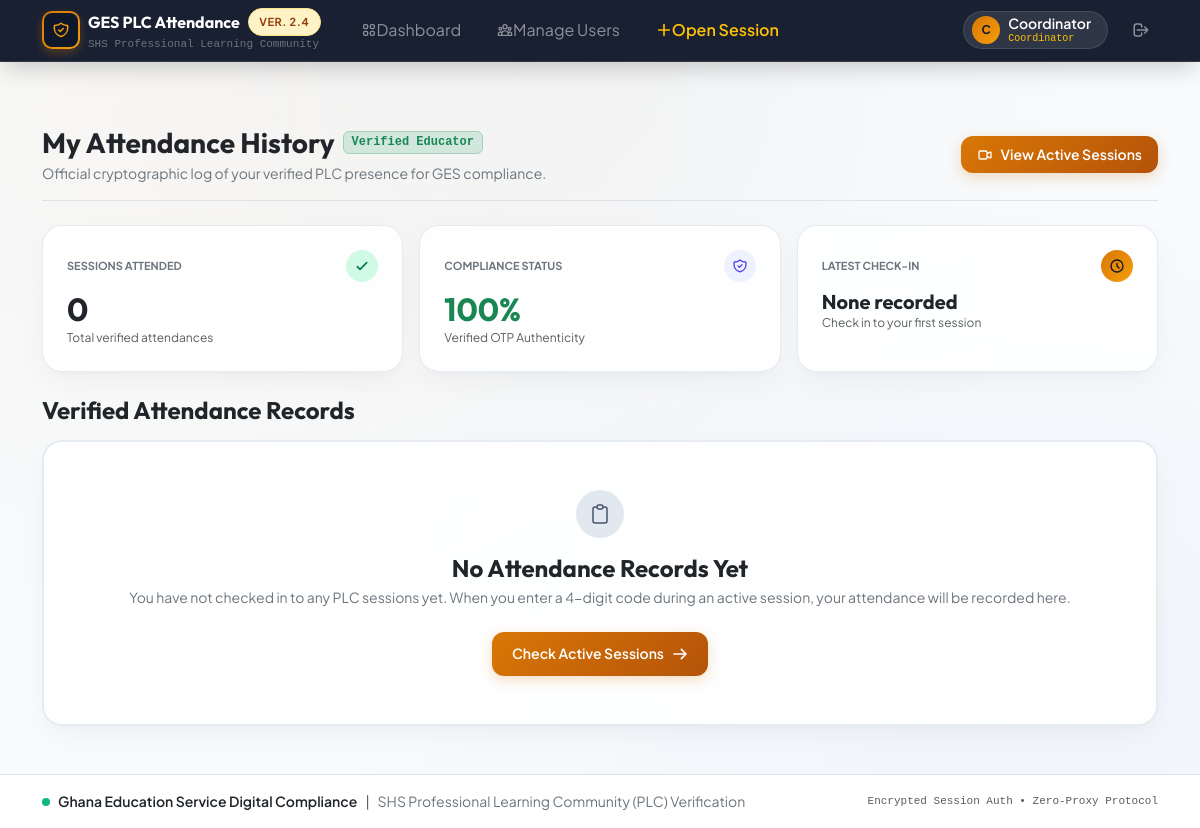
The app's page /teacher/history (signed in) with its own data.
### models.py (models this page shows, shortened)
class User(UserMixin, db.Model):
    __tablename__ = "users"
    id = db.Column(db.Integer, primary_key=True)
    name = db.Column(db.String(120), nullable=False)
    email = db.Column(db.String(160), unique=True, nullable=False, index=True)
    password_hash = db.Column(db.String(255), nullable=False)
    role = db.Column(db.String(20), nullable=False, default="teacher")  # 'admin' | 'teacher'
    department = db.Column(db.String(120), nullable=True)
    is_approved = db.Column(db.Boolean, default=False, nullable=False)
    created_at = db.Column(db.DateTime, default=datetime.utcnow)
    sessions_created = db.relationship(
        "PLCSession", backref="creator", lazy=True, cascade="all, delete-orphan"
    )
    attendance_records = db.relationship(
        "Attendance", backref="user", lazy=True, cascade="all, delete-orphan"
    )
    @property
    def is_admin(self) -> bool:
        return self.role == "admin"

### routes/teacher.py (the view)
@teacher_bp.route("/history")
@login_required
def history():
    records = (
        Attendance.query.filter_by(user_id=current_user.id)
        .order_by(Attendance.check_in_timestamp.desc())
        .all()
    )
    return render_template("teacher/history.html", records=records)

### templates/teacher/history.html (shortened to what this page needs)
{% extends "base.html" %}
{% block content %}
<div class="space-y-4">
  <div class="d-flex flex-column flex-sm-row align-items-sm-center justify-content-between gap-3 pb-3 mb-4 border-bottom border-slate-200">
    <div>
      <div class="d-flex align-items-center gap-2">
        <h1 class="font-display h3 fw-bolder text-dark mb-0">My Attendance History</h1>
        <span class="badge bg-success-subtle text-success border border-success-subtle font-monospace small">Verified Educator</span>
      </div>
      <p class="text-secondary small mb-0 mt-1">Official cryptographic log of your verified PLC presence for GES compliance.</p>
    </div>
    <a href="{{ url_for('teacher.dashboard') }}" class="btn-gold-custom py-2 px-3 small">
      <svg width="16" height="16" fill="none" viewBox="0 0 24 24" stroke="currentColor" stroke-width="2">
        <path stroke-linecap="round" stroke-linejoin="round" d="M15 10l4.553-2.276A1 1 0 0121 8.618v6.764a1 1 0 01-1.447.894L15 14M5 18h8a2 2 0 002-2V8a2 2 0 00-2-2H5a2 2 0 00-2 2v8a2 2 0 002 2z" />
      </svg>
      <span>View Active Sessions</span>
    </a>
  </div>
  <div class="row row-cols-1 row-cols-sm-3 g-3 mb-4">
    <div class="col">
      <div class="glass-panel hover-elevate p-3 p-sm-4 h-100">
        <div class="d-flex align-items-center justify-content-between mb-2">
          <span class="small fw-bold text-secondary text-uppercase" style="font-size: 0.6875rem;">Sessions Attended</span>
          <div class="avatar-circle avatar-circle-emerald" style="width: 32px; height: 32px;">
            <svg width="16" height="16" fill="none" viewBox="0 0 24 24" stroke="currentColor" stroke-width="2.5">
              <path stroke-linecap="round" stroke-linejoin="round" d="M5 13l4 4L19 7" />
            </svg>
          </div>
        </div>
        <p class="font-display h2 fw-bolder text-dark mb-0">{{ records|length }}</p>
        <p class="text-muted small mb-0" style="font-size: 0.75rem;">Total verified attendances</p>
      </div>
    </div>
    <div class="col">
      <div class="glass-panel hover-elevate p-3 p-sm-4 h-100">
        <div class="d-flex align-items-center justify-content-between mb-2">
          <span class="small fw-bold text-secondary text-uppercase" style="font-size: 0.6875rem;">Compliance Status</span>
          <div class="avatar-circle avatar-circle-slate" style="width: 32px; height: 32px; background-color: #EEF2FF; color: #4F46E5;">
          </div>
        </div>
        <p class="font-display h2 fw-bolder text-success mb-0">100%</p>
        <p class="text-muted small mb-0" style="font-size: 0.75rem;">Verified OTP Authenticity</p>
      </div>
    </div>
    <div class="col">
      <div class="glass-panel hover-elevate p-3 p-sm-4 h-100">
        <div class="d-flex align-items-center justify-content-between mb-2">
          <span class="small fw-bold text-secondary text-uppercase" style="font-size: 0.6875rem;">Latest Check-In</span>
          <div class="avatar-circle avatar-circle-gold" style="width: 32px; height: 32px;">
            <svg width="16" height="16" fill="none" viewBox="0 0 24 24" stroke="currentColor" stroke-width="2">
              <path stroke-linecap="round" stroke-linejoin="round" d="M12 8v4l3 3m6-3a9 9 0 11-18 0 9 9 0 0118 0z" />
            </svg>
          </div>
        </div>
        <p class="font-display h5 fw-bolder text-dark mb-0 text-truncate">
          {% if records %}
            {{ records[0].check_in_timestamp.strftime('%d %b %Y') }}
          {% else %}
            None recorded
          {% endif %}
        </p>
        <p class="text-muted small mb-0" style="font-size: 0.75rem;">
          {% if records %}
            {{ records[0].check_in_timestamp.strftime('%H:%M:%S') }}
          {% else %}
            Check in to your first session
          {% endif %}
        </p>
      </div>
    </div>
  </div>
  <div>
    <h4 class="font-display fw-bold text-dark mb-3">Verified Attendance Records</h4>
    {% if records %}
    <div class="glass-panel overflow-hidden shadow-sm">
      <div class="table-responsive">
        <table class="table-premium">
          <thead>
            <tr>
              <th>PLC Session Topic</th>
              <th>Department</th>
              <th>Check-In Timestamp</th>
              <th>Status</th>
              <th>Integrity Mode</th>
            </tr>
          </thead>
          <tbody>
            {% for r in records %}
            <tr>
              <td class="fw-bold text-dark">{{ r.session.title }}</td>
              <td class="text-muted small">{{ r.session.department or "All School Departments" }}</td>
              <td class="text-dark small font-monospace">
                {{ r.check_in_timestamp.strftime('%d %b %Y, %H:%M:%S') }}
              </td>
              <td>
                <span class="badge-status-open">
                  <svg width="12" height="12" fill="none" viewBox="0 0 24 24" stroke="currentColor" stroke-width="3">
                    <path stroke-linecap="round" stroke-linejoin="round" d="M5 13l4 4L19 7" />
                  </svg>
                  {{ r.status }}
                </span>
              </td>
              <td class="text-muted small font-monospace" style="font-size: 0.75rem;">
                4-Digit OTP Verified
              </td>
            </tr>
            {% endfor %}
          </tbody>
        </table>
      </div>
    </div>
    {% else %}
    <div class="glass-panel p-5 text-center border-2 border-dashed">
      <div class="avatar-circle avatar-circle-slate mx-auto mb-3" style="width: 48px; height: 48px;">
        <svg width="24" height="24" fill="none" viewBox="0 0 24 24" stroke="currentColor" stroke-width="1.5">
          <path stroke-linecap="round" stroke-linejoin="round" d="M9 5H7a2 2 0 00-2 2v12a2 2 0 002 2h10a2 2 0 002-2V7a2 2 0 00-2-2h-2M9 5a2 2 0 002 2h2a2 2 0 002-2M9 5a2 2 0 012-2h2a2 2 0 012 2" />
        </svg>
      </div>
      <h4 class="font-display fw-bold text-dark mb-1">No Attendance Records Yet</h4>
      <p class="text-secondary small max-w-sm mx-auto mb-4">You have not checked in to any PLC sessions yet. When you enter a 4-digit code during an active session, your attendance will be recorded here.</p>
      <a href="{{ url_for('teacher.dashboard') }}" class="btn-gold-custom">
        <span>Check Active Sessions</span>
        <svg width="16" height="16" fill="none" viewBox="0 0 24 24" stroke="currentColor" stroke-width="2.5">
          <path stroke-linecap="round" stroke-linejoin="round" d="M14 5l7 7m0 0l-7 7m7-7H3" />
        </svg>
      </a>
    </div>
    {% endif %}
  </div>
</div>
{% endblock %}

### templates/base.html (shortened to what this page needs)
<!DOCTYPE html>
<html lang="en" class="h-100">
<head>
  <link rel="stylesheet" href="https://cdn.jsdelivr.net/npm/bootstrap@5.3.3/dist/css/bootstrap.min.css">
  <link rel="stylesheet" href="{{ url_for('static', filename='css/main.css') }}">
</head>
<body class="d-flex flex-column h-100">
  <nav class="navbar navbar-expand-lg navbar-dark app-navbar sticky-top py-2">
    <div class="container-xl">
      <a class="navbar-brand d-flex align-items-center gap-2 py-0 me-4" href="{{ url_for('index') }}">
        <div class="brand-crest">
          <div class="brand-crest-inner">
          </div>
        </div>
        <div>
          <div class="d-flex align-items-center gap-2">
            <span class="font-display fw-bold text-white fs-6 tracking-tight">GES PLC Attendance</span>
            <span class="badge-compliance d-none d-md-inline-block">Ver. 2.4</span>
          </div>
          <p class="text-secondary small mb-0 font-monospace" style="font-size: 0.6875rem;">SHS Professional Learning Community</p>
        </div>
      </a>
      <div class="collapse navbar-collapse" id="navbarMain">
        <ul class="navbar-nav me-auto mb-2 mb-lg-0 gap-1">
          {% if current_user.is_authenticated %}
            {% if current_user.is_admin %}
              <li class="nav-item">
                <a class="nav-link text-white-50 hover-text-white d-flex align-items-center gap-1.5 px-3 py-2 rounded-2" href="{{ url_for('admin.dashboard') }}">
                  <span>Dashboard</span>
                </a>
              </li>
              <li class="nav-item">
                <a class="nav-link text-white-50 hover-text-white d-flex align-items-center gap-1.5 px-3 py-2 rounded-2" href="{{ url_for('admin.users_list') }}">
                  <span>Manage Users</span>
                </a>
              </li>
              <li class="nav-item">
                <a class="nav-link text-warning d-flex align-items-center gap-1.5 px-3 py-2 rounded-2 fw-semibold" href="{{ url_for('admin.new_session') }}">
                  <svg width="16" height="16" fill="none" viewBox="0 0 24 24" stroke="currentColor" stroke-width="2.5">
                    <path stroke-linecap="round" stroke-linejoin="round" d="M12 4v16m8-8H4" />
                  </svg>
                  <span>Open Session</span>
                </a>
              </li>
            {% endif %}
          {% endif %}
        </ul>
        <div class="d-flex align-items-center gap-2 gap-sm-3">
          {% if current_user.is_authenticated %}
            <div class="d-flex align-items-center gap-2 bg-white bg-opacity-10 border border-white border-opacity-10 px-2 py-1 rounded-pill">
              <div class="avatar-circle avatar-circle-gold" style="width: 28px; height: 28px; font-size: 0.75rem;">
                {{ current_user.name[:1]|upper }}
              </div>
              <div class="d-none d-sm-block text-start pe-2">
                <p class="mb-0 text-white small fw-semibold lh-1">{{ current_user.name.split()[0] }}</p>
                <p class="mb-0 text-warning font-monospace lh-1 mt-1" style="font-size: 0.625rem;">
                  {{ 'Coordinator' if current_user.is_admin else 'Educator' }}
                </p>
              </div>
            </div>
            <a href="{{ url_for('auth.logout') }}" title="Sign Out" class="btn btn-sm btn-outline-light border-0 text-white-50 hover-text-danger d-flex align-items-center justify-content-center p-2 rounded-2">
              <svg width="18" height="18" fill="none" viewBox="0 0 24 24" stroke="currentColor" stroke-width="2">
                <path stroke-linecap="round" stroke-linejoin="round" d="M17 16l4-4m0 0l-4-4m4 4H7m6 4v1a3 3 0 01-3 3H6a3 3 0 01-3-3V7a3 3 0 013-3h4a3 3 0 013 3v1" />
              </svg>
            </a>
          {% endif %}
        </div>
      </div>
    </div>
  </nav>
  <div class="container-xl pt-3">
  </div>
  <main class="flex-shrink-0 py-4 py-lg-5 animate-fade-in-up">
    <div class="container-xl">
      {% block content %}{% endblock %}
    </div>
  </main>
  <footer class="footer mt-auto py-3 bg-white border-top border-slate-200">
    <div class="container-xl d-flex flex-column flex-sm-row align-items-center justify-content-between gap-2 text-secondary small">
      <div class="d-flex align-items-center gap-2">
        <span class="live-pulse-dot"></span>
        <span class="fw-semibold text-dark">Ghana Education Service Digital Compliance</span>
        <span class="d-none d-md-inline text-muted">|</span>
        <span class="d-none d-md-inline">SHS Professional Learning Community (PLC) Verification</span>
      </div>
      <div class="text-muted font-monospace" style="font-size: 0.6875rem;">
        Encrypted Session Auth &bull; Zero-Proxy Protocol
      </div>
    </div>
  </footer>
</body>
</html>

### records on screen
User: name "C", name "Coordinator", role "Coordinator"

### other values on screen
{{ records|length }} "0"
